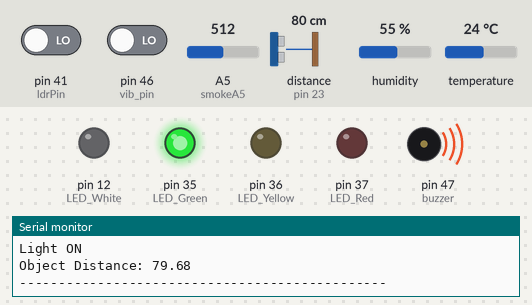
Recording of a sketch running on a simulated Arduino Mega 2560, built with avr-gcc and run on an emulated ATmega2560. Parts: output pins drawn as LEDs (lit = HIGH), buzzer (waves = sounding), the last lines printed to the serial monitor. Wiring (inferred from the names in the program): ultrasonic range finder: trigger pin 22; echo pin 23. Dashed ring = blinking. The test bench sets the inputs (shaded band); at power-on: distance to the obstacle (sensor on pin 23) 80 cm, pin 41 (ldrPin) LOW, A5 (smokeA5) = 512, pin 46 (vib_pin) LOW, humidity 55 %, temperature 24 °C. The echo pulse lasts 58.3 µs per cm; pins used as bus, display or sensor lines are not drawn.

Above: at 1.9 s.
2.0 s: distance to the obstacle (sensor on pin 23) set to 32 cm
6.3 s: distance to the obstacle (sensor on pin 23) set to 28 cm
At 7.5 s:
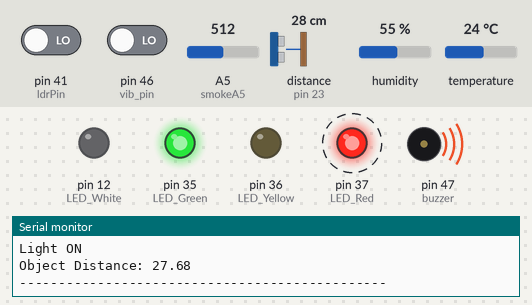
9.8 s: pin 41 (ldrPin) driven HIGH
At 11.4 s:
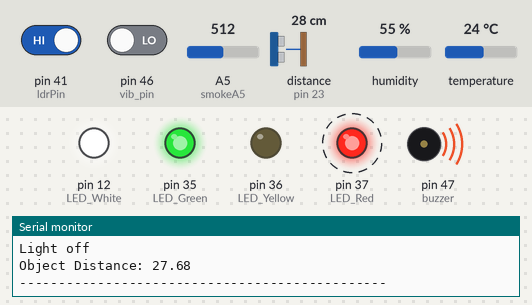
13.3 s: A5 (smokeA5) set to 413
16.8 s: A5 (smokeA5) set to 386
At 17.8 s:
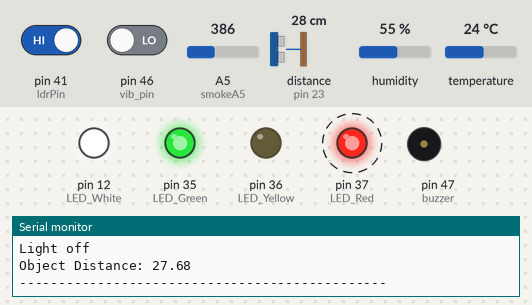
Timing chart, 0 to 26.3 s (numbered marks = the images above; inputs shaded):
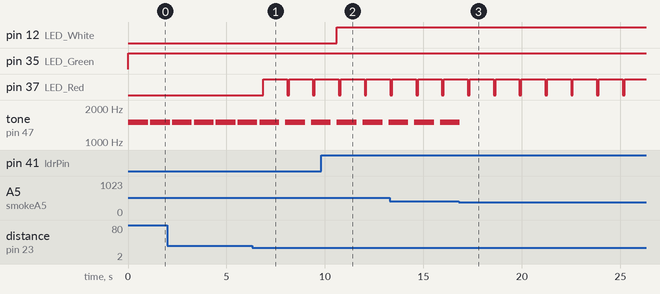

The sketch:

Multipurpose.ino
```cpp
//--------------------------------------------------------------------LED Declaration
int LED_White=12;
int LED_Green=35;
int LED_Yellow=36;
int LED_Red=37;

//---------------------------------------------------------------------Temperature & Humidity
#include <dht11.h>
#define DHT11PIN 40
dht11 DHT11;
//---------------------------------------------------------------------Gas Sensor
int buzzer = 47;
int smokeA5 = A5;
int sensorThres = 400;
//---------------------------------------------------------------------Vibration Sensor
int vib_pin=46;
//---------------------------------------------------------------------LDR (Light detecting Sensor)
int ldrPin = 41;
int ledPin= 12;
int val = 0;
//--------------------------------------------------------------------Ultrasonic sensor
const int trigPin = 22;
const int echoPin = 23;
float duration, distance;
//--------------------------------------------------------------------

//---------------------------------------------------------------------------------------------------
void setup()
{
  pinMode(buzzer, OUTPUT);
  pinMode(smokeA5, INPUT);
  pinMode(vib_pin,INPUT);
  pinMode(ldrPin, INPUT);
  pinMode(ledPin, OUTPUT);
  pinMode(trigPin, OUTPUT);
  pinMode(echoPin, INPUT);

  pinMode(LED_White, OUTPUT);
  pinMode(LED_Green, OUTPUT);
  pinMode(LED_Yellow, OUTPUT);
  pinMode(LED_Red, OUTPUT);


  Serial.begin(9600);


}
//---------------------------------------------------------------------------------------------------
void loop()
{
  digitalWrite(LED_Green, HIGH);
  DHT_Reading();
  MQ2_Reading();
  Vibration_Reading();
  Light_Reading();
  Ultrasonic_Reading();
  delay(1000);
}
//---------------------------------------------------------------------------------------------------
void DHT_Reading()
{

  int chk = DHT11.read(DHT11PIN);

  Serial.print("Humidity (%): ");
  Serial.println((float)DHT11.humidity, 2);

  Serial.print("Temperature (C): ");
  Serial.println((float)DHT11.temperature, 2);


}
//---------------------------------------------------------------------------------------------------
void MQ2_Reading()
{

  int analogSensor = analogRead(smokeA5);

  Serial.print("Smoke reading: ");
  Serial.println(analogSensor);
  // Checks if it has reached the threshold value

  if (analogSensor > sensorThres)
  {
    tone(buzzer, 1500, 1000);
  }
  else
  {
    noTone(buzzer);
  }

}
//---------------------------------------------------------------------------------------------------
void Vibration_Reading()
{
  int val;
  val=digitalRead(vib_pin);
  if(val==1)
  {
    Serial.println("Vibration detected");
  }

}
//---------------------------------------------------------------------------------------------------
void Light_Reading()
{
  int val = digitalRead(ldrPin);
  //Serial.println(val);

  if(val == HIGH )
  {
    digitalWrite(LED_White, HIGH);
    Serial.println("Light off");
  }
  else
  {
    digitalWrite(LED_White, LOW);
    Serial.println("Light ON");
  }

}
//---------------------------------------------------------------------------------------------------
void Ultrasonic_Reading()
{
  digitalWrite(trigPin, LOW);
  delayMicroseconds(2);
  digitalWrite(trigPin, HIGH);
  delayMicroseconds(10);
  digitalWrite(trigPin, LOW);

  duration = pulseIn(echoPin, HIGH);
  distance = (duration*.0343)/2;
  Serial.print("Object Distance: ");
  Serial.println(distance);
  Serial.println("-----------------------------------------------");

  if(distance < 30 )
  {
    digitalWrite(LED_Red, LOW);
    delay(100);
    digitalWrite(LED_Red, HIGH);
    delay(100);
  }


  //delay(100);
}
```

Measured:
- the behaviour switches between 31 and 30 cm on distance to the obstacle (sensor on pin 23) (found by bisection; images 0 and 1)
- the behaviour switches between 401 and 400 on A5 (smokeA5) (found by bisection; images 2 and 3)
- after the input at 6.3 s, pin 37 (LED_Red): alternates HIGH for 1.2 s and LOW for 0.10 s, starting after 0.57 s
- after the input at 9.8 s, pin 12 (LED_White): LOW → HIGH after 0.81 s
- after the input at 16.8 s, tone on pin 47 (buzzer): goes on until 16.9 s, then stays silent
- by itself, tone on pin 47 (buzzer): alternates 1500 Hz for 1.0 s and silent for 0.11 s
